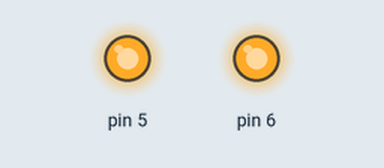
The sketch below on a simulated Arduino Uno, built with avr-gcc and run on an emulated ATmega328P. On the bench: output pins drawn as LEDs (lit = HIGH).

Above: at 1.5 s.
At 4.5 s:
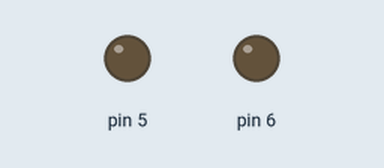
Timing chart, 0 to 7.8 s (numbered marks = the images above):
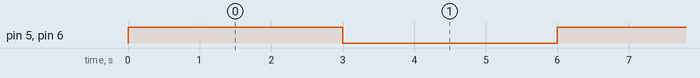

Measured:
- by itself, pin 5, pin 6: alternates HIGH for 3.0 s and LOW for 3.0 s

The sketch:

pomp.ino
```cpp
// the setup function runs once when you press reset or power the board
void setup() {
  // initialize digital pin LED_BUILTIN as an output.
  pinMode(5, OUTPUT);
  pinMode(6, OUTPUT);
}

// the loop function runs over and over again forever
void loop() {
  digitalWrite(5, HIGH);
  digitalWrite(6, HIGH);  // turn the LED on (HIGH is the voltage level)
  delay(3000);                       // wait for a second
  digitalWrite(5, LOW);
  digitalWrite(6, LOW);    // turn the LED off by making the voltage LOW
  delay(3000);                       // wait for a second
}
```
